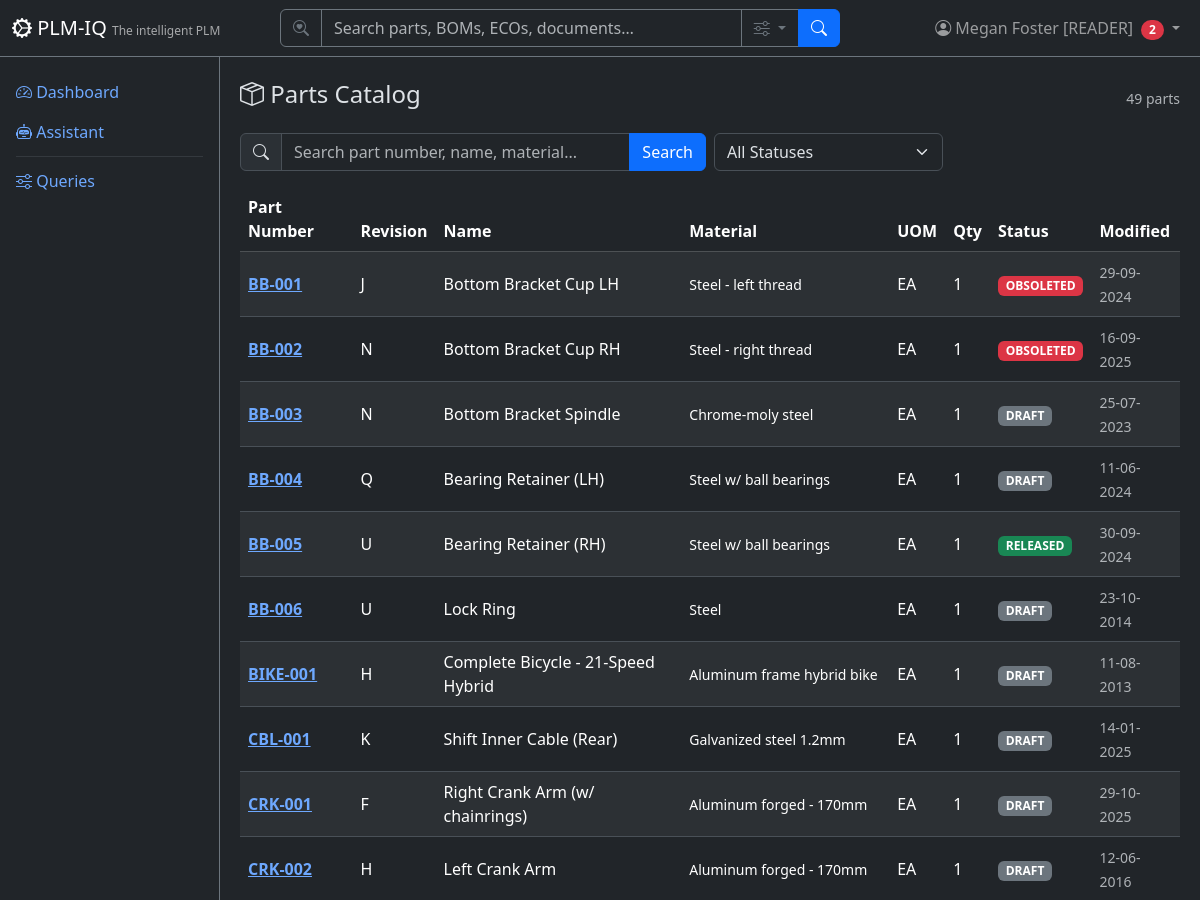
/parts (signed in, upper part), run on an earlier commit of the app's database.
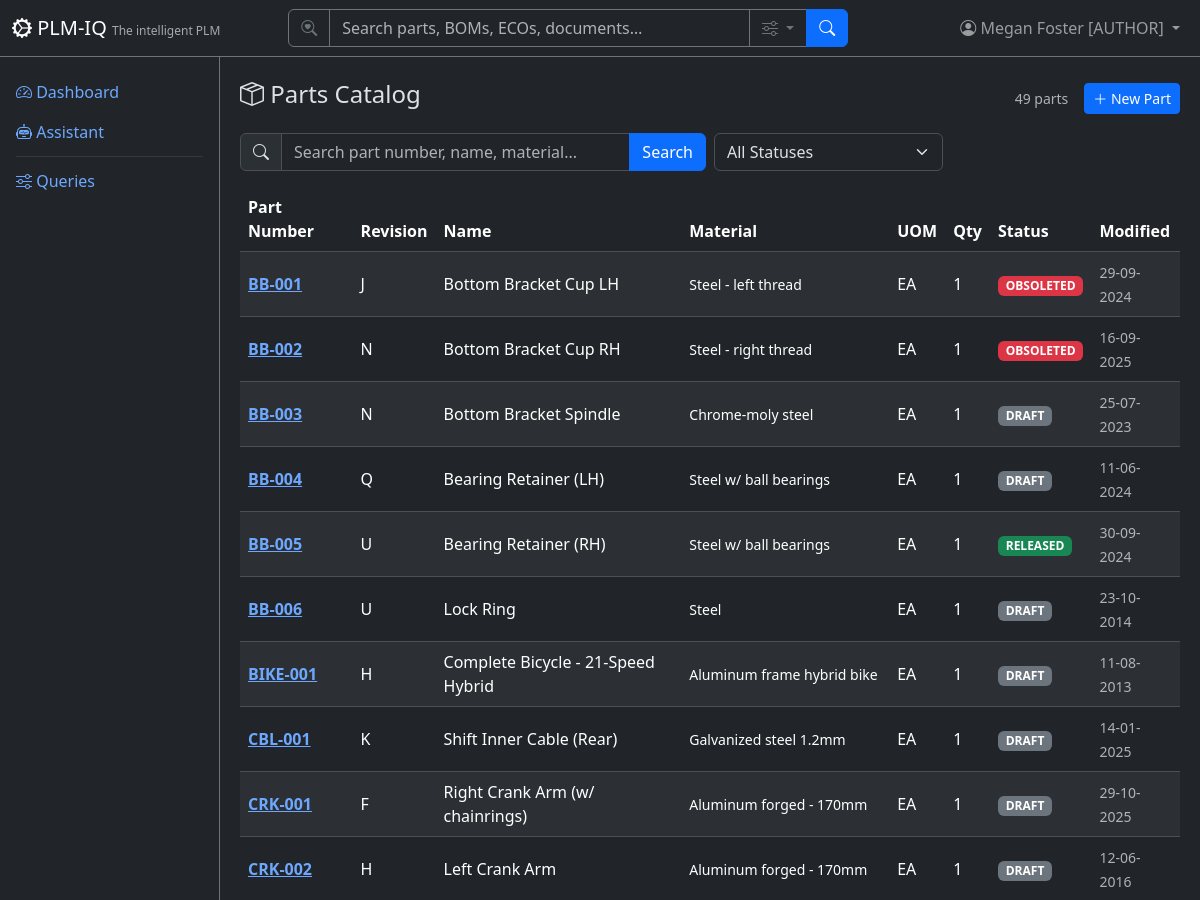
And on a later commit of the database.
### app/models/tenant_user.py (models this page shows)
class User(Base):
    __tablename__ = "users"
    user_id = Column("user_id", Integer, primary_key=True, autoincrement=True)
    username = Column("username", String, unique=True, nullable=False)
    full_name = Column("full_name", String, nullable=False)
    email = Column("email", String)
    password_hash = Column("password_hash", String, nullable=False, default="")
    tenant_id = Column("tenant_id", Integer, ForeignKey("tenants.tenant_id"), nullable=False, default=1)
    is_active = Column("is_active", Boolean, default=True)
    created_date = Column("created_date", String)
    role = Column("role", String, default="reader")
    tenant = relationship("Tenant", back_populates="users")
    favorites = relationship("Favorite", back_populates="user")

### app/routers/parts.py (the view)
@router.get("", response_class=HTMLResponse)
def list_parts(
    request: Request,
    q: Optional[str] = Query(None, description="Search query"),
    status: Optional[str] = Query(None, description="Filter by status"),
    page: int = Query(1, ge=1),
    db: Session = Depends(get_db),
):
    user = require_user(request, db)
    ctx = auth_context(request, db)
    query = db.query(Part)
    if q:
        query = query.filter(
            or_(
                Part.part_number.ilike(f"%{q}%"),
                Part.part_name.ilike(f"%{q}%"),
                Part.material.ilike(f"%{q}%"),
            )
        )
    if status:
        query = query.filter(Part.status == status)
    total = query.count()
    offset = (page - 1) * DEFAULT_PAGE_SIZE
    parts = query.order_by(Part.part_number).offset(offset).limit(DEFAULT_PAGE_SIZE).all()
    return HTMLResponse(content=render(
        "parts/list.html",
        **ctx,
        parts=parts,
        page=page,
        total=total,
        pages=(total + DEFAULT_PAGE_SIZE - 1) // DEFAULT_PAGE_SIZE,
        q=q or "",
        status_filter=status or "",
        statuses=["DRAFT", "RELEASED", "OBSOLETED"],
    ))

### app/templates/parts/list.html (shortened to what this page needs)
{% extends "base.html" %}
{% block content %}
<div class="d-flex justify-content-between align-items-center mb-3">
    <h4><i class="bi bi-box-seam"></i> Parts Catalog</h4>
    <div class="d-flex align-items-center gap-3">
        <span class="text-muted small">{{ total }} parts</span>
        {% if current_user and current_user.role == 'author' %}
        <a href="/parts/new" class="btn btn-sm btn-primary"><i class="bi bi-plus-lg"></i> New Part</a>
        {% endif %}
    </div>
</div>
<form method="GET" class="row g-2 mb-3">
    <div class="col-md-6">
        <div class="input-group">
            <span class="input-group-text"><i class="bi bi-search"></i></span>
            <input type="text" name="q" class="form-control" placeholder="Search part number, name, material..." value="{{ q }}">
            <button class="btn btn-primary" type="submit">Search</button>
        </div>
    </div>
    <div class="col-md-3">
        <select name="status" class="form-select" onchange="this.form.submit()">
            <option value="">All Statuses</option>
        </select>
    </div>
</form>
<div class="table-responsive">
    <table class="table table-striped table-hover align-middle">
        <thead class="table-dark">
            <tr>
                <th>Part Number</th>
                <th>Revision</th>
                <th>Name</th>
                <th>Material</th>
                <th>UOM</th>
                <th>Qty</th>
                <th>Status</th>
                <th>Modified</th>
            </tr>
        </thead>
        <tbody>
            {% for p in parts %}
            <tr>
                <td><a href="/parts/{{ p.part_number }}" class="fw-bold">{{ p.part_number }}</a></td>
                <td>{{ p.part_revision }}</td>
                <td>{{ p.part_name }}</td>
                <td><small>{{ (p.material or '')|truncate(40) or '-' }}</small></td>
                <td>{{ p.uom }}</td>
                <td>{{ p.qty }}</td>
                <td>
                    <span class="badge bg-{% if p.status == 'RELEASED' %}success{% elif p.status == 'OBSOLETED' %}danger{% else %}secondary{% endif %} badge-status">
                        {{ p.status }}
                    </span>
                </td>
                <td><small class="text-muted">{{ p.modified_date or '-' }}</small></td>
            </tr>
            {% else %}
            <tr><td colspan="8" class="text-center text-muted py-4">No parts found.</td></tr>
            {% endfor %}
        </tbody>
    </table>
</div>
{% endblock %}

### app/templates/base.html (shortened to what this page needs)
<!DOCTYPE html>
<html lang="en" data-bs-theme="dark">
<head>
    <link href="https://cdn.jsdelivr.net/npm/bootstrap@5.3.3/dist/css/bootstrap.min.css" rel="stylesheet">
    <link href="https://cdn.jsdelivr.net/npm/bootstrap-icons@1.11.3/font/bootstrap-icons.css" rel="stylesheet">
</head>
<body>
    <nav class="navbar navbar-expand-md navbar-dark bg-dark fixed-top border-bottom border-secondary">
        <div class="container-fluid">
            <a class="navbar-brand" href="/">
                <i class="bi bi-gear-wide-connected"></i> PLM-IQ
                <small class="d-none d-md-inline">The intelligent PLM</small>
            </a>
            <div class="collapse navbar-collapse" id="navMenu">
                {% if current_user %}
                <form class="d-flex mx-auto my-2 my-md-0" role="search" action="/search" method="get" style="width: 100%; max-width: 560px;">
                    <div class="input-group">
                        <span class="input-group-text bg-dark border-secondary text-secondary"><i class="bi bi-search-heart"></i></span>
                        <input type="search" name="q" class="form-control bg-dark text-light border-secondary" placeholder="Search parts, BOMs, ECOs, documents…" aria-label="Search">
                        <button class="btn btn-outline-secondary dropdown-toggle" type="button" data-bs-toggle="dropdown" data-bs-auto-close="outside" title="Search options">
                            <i class="bi bi-sliders"></i>
                        </button>
                        <button class="btn btn-primary" type="submit"><i class="bi bi-search"></i></button>
                    </div>
                </form>
                {% endif %}
                <ul class="navbar-nav ms-auto align-items-center">
                    {% if current_user %}
                    <li class="nav-item dropdown">
                        <a class="nav-link dropdown-toggle position-relative" href="#" role="button" data-bs-toggle="dropdown" aria-label="Profile Menu" title="Profile Menu">
                            <i class="bi bi-person-circle"></i>
                            <span class="d-none d-md-inline">{{ current_user.full_name }} [{{ current_user.role|upper if current_user.role else 'SUPERUSER' }}]</span>
                            {% if unread_count|default(0) > 0 %}<span class="badge bg-danger rounded-pill ms-1">{{ unread_count }}</span>{% endif %}
                        </a>
                    </li>
                    {% else %}
                    <li class="nav-item">
                        <a class="nav-link" href="/login"><i class="bi bi-box-arrow-in-right"></i> Sign In</a>
                    </li>
                    {% endif %}
                </ul>
            </div>
        </div>
    </nav>
    <div class="sidebar bg-dark border-end border-secondary pt-3">
        <ul class="nav nav-pills flex-column">
            <li class="nav-item">
                <a class="nav-link" href="/"><i class="bi bi-speedometer2"></i> Dashboard</a>
            </li>
            <li class="nav-item">
                <a class="nav-link" href="/assistant"><i class="bi bi-robot"></i> Assistant</a>
            </li>
            <li class="nav-item">
                <hr class="nav-divider my-1 mx-3 border-secondary">
            </li>
            <li class="nav-item">
                <a class="nav-link" href="/queries"><i class="bi bi-sliders"></i> Queries</a>
            </li>
        </ul>
    </div>
    <div class="main-content">
        {% block content %}{% endblock %}
    </div>
</body>
</html>

What changed in the data, as far as the page shows it:
changed User "Megan Foster": role "READER" → "AUTHOR"
Also different on the page:
{{ unread_count }}: "2" → (not shown)
text now shown: "New Part"
